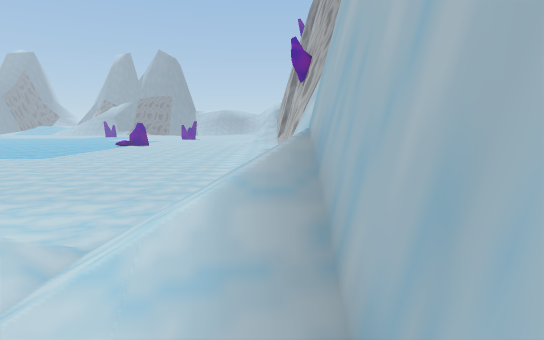
[1] (above)

24 first-person views from a walk through a Unity game level. The camera is 1.3 m above the floor, tilts 8° down and sees 80° across. The floor is counted in squares, 1 m on a side. Each view is taken from the middle of a square. On the plan, view 1 faces up. The plan holds only what a view shows up to about 14 squares ahead; the rest is blank. The place goes on beyond the plan. The player is left out.

[2]
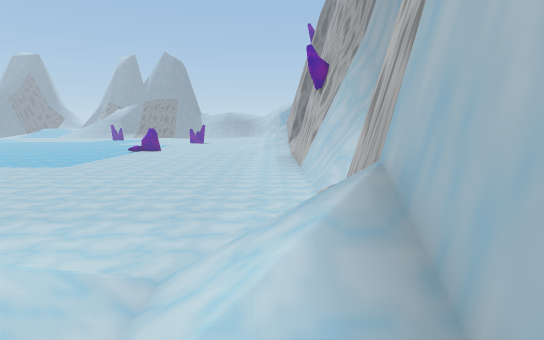

[3]
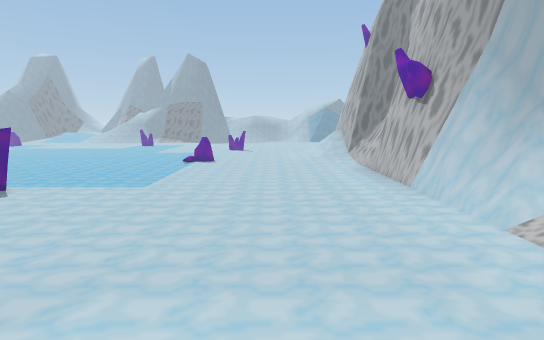

[4]
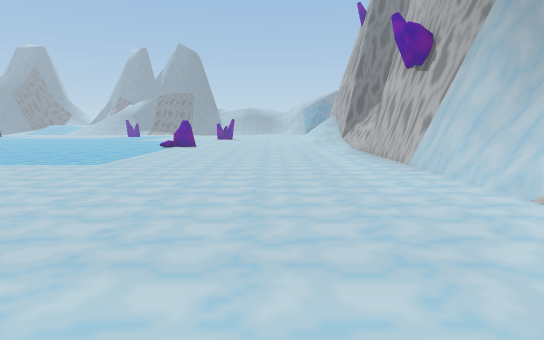

[5]
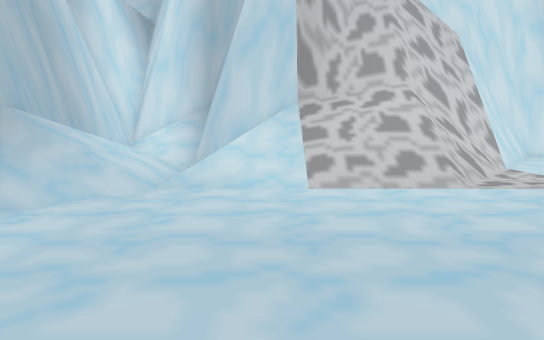

[6]
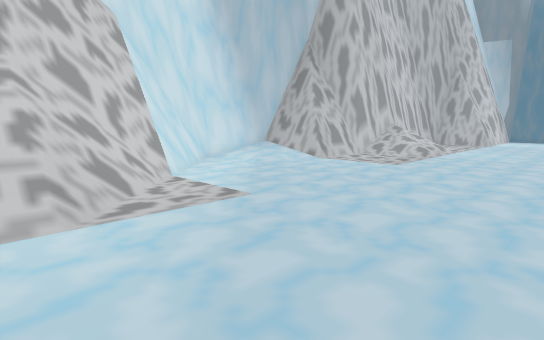

[7]
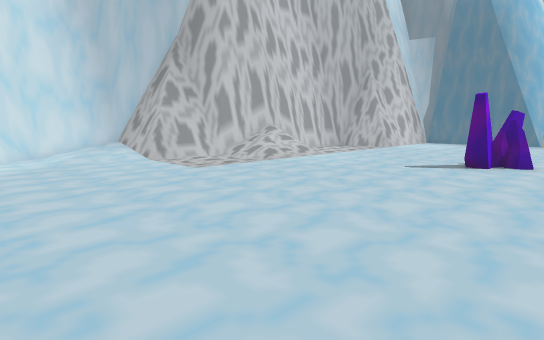

[8]
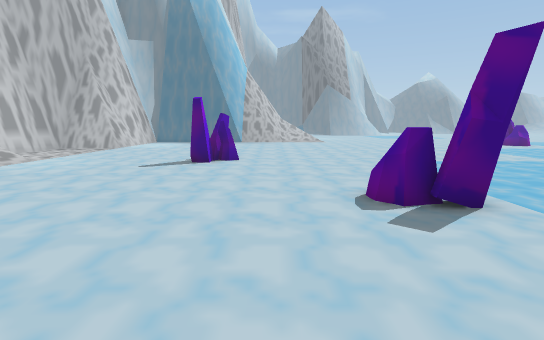

[9]
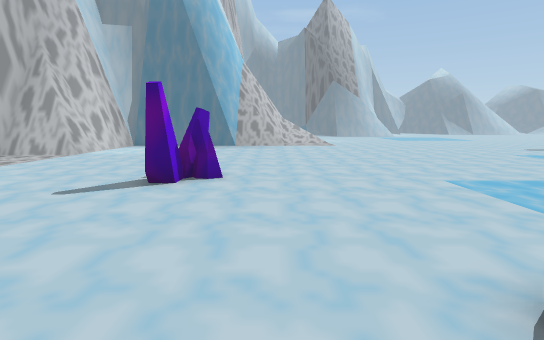

[10]
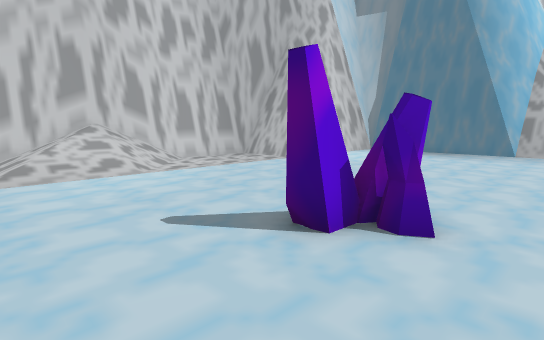

[11]
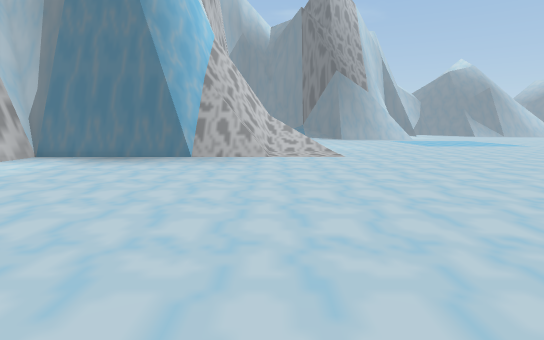

[12]
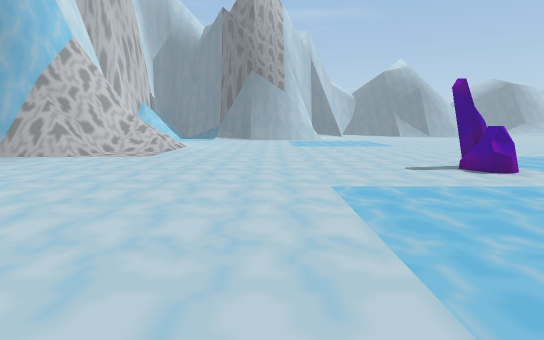

[13]
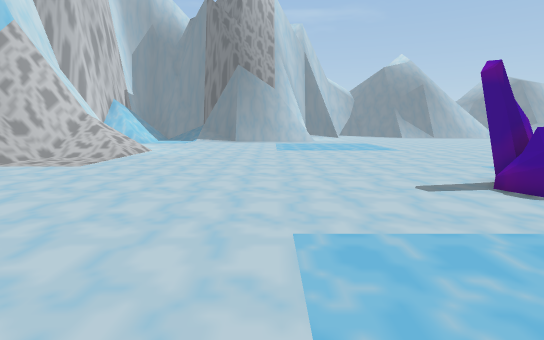

[14]
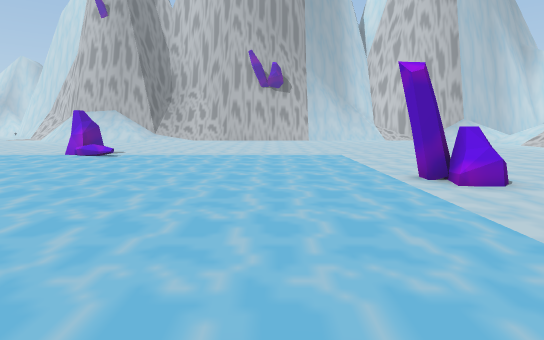

[15]
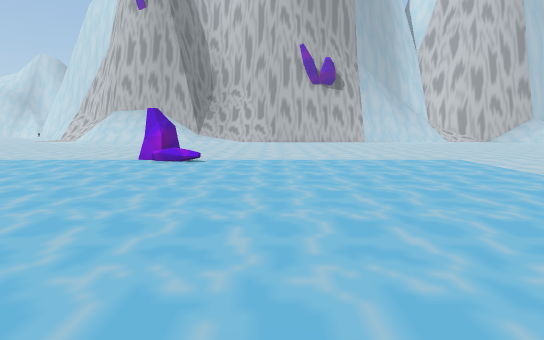

[16]
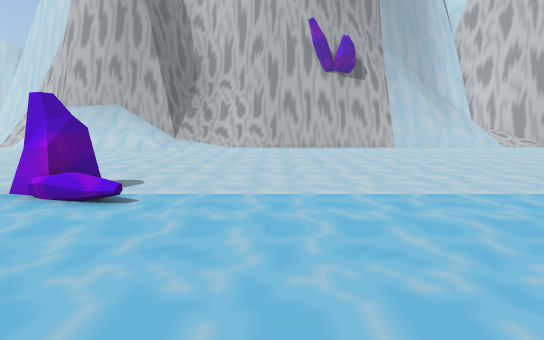

[17]
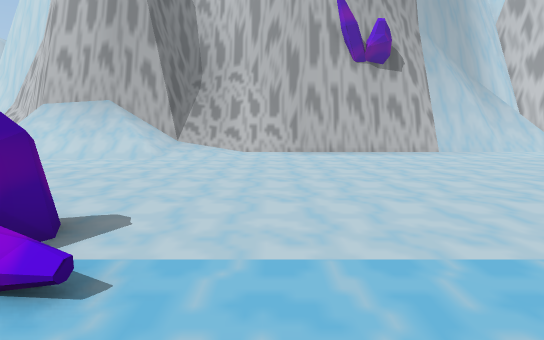

[18]
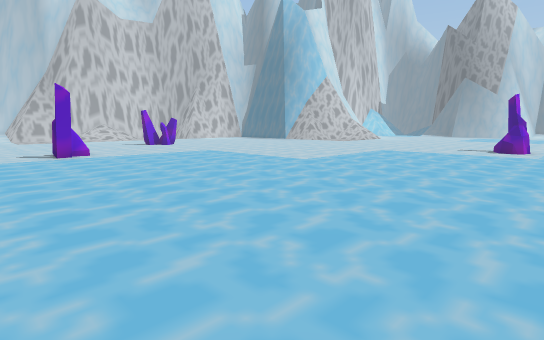

[19]
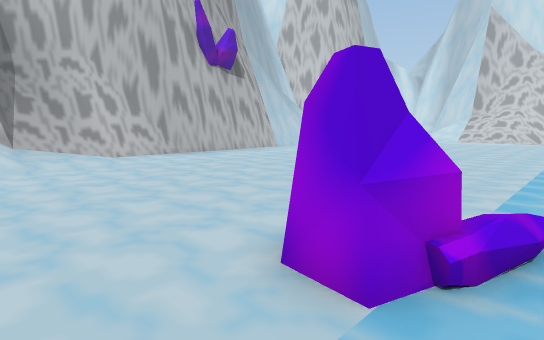

[20]
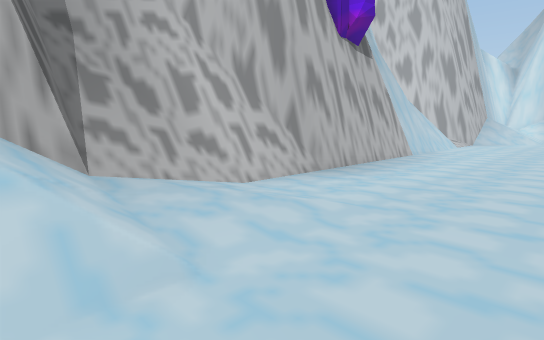

[21]
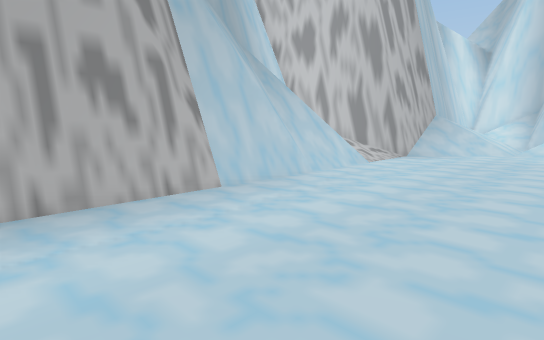

[22]
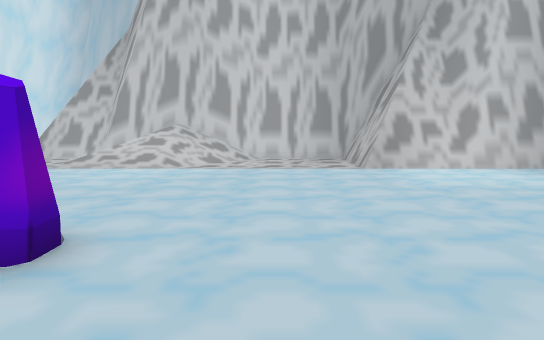

[23]
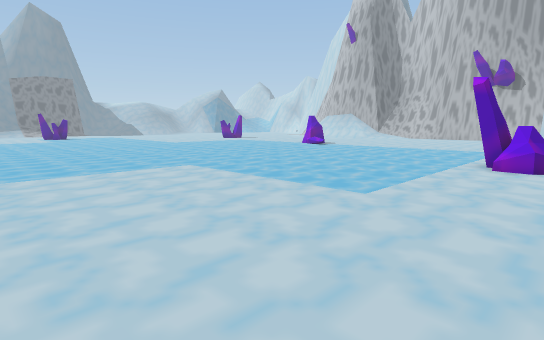

[24]
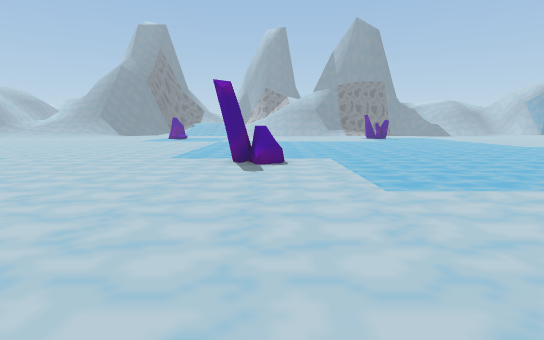

### Floor plan
Key: @ floor where view 1 was taken; # wall or solid block; x gap in a wall; . main floor; : floor 0.25 m higher than the main floor; / step, stairs or slope; = window, fence, low wall or low ledge; v drop or lower ground; C crystal; O other object.
Columns run from 41 left of view 1 to 4 right of it. Each row starts with its distance up from view 1.
 31 .......  ..............................///
 30 .......................................///#
 29 .......CC....................CC.........//#
 28 ......CCC....................CC.........:/#
 27 ..........................................#
 26 ..........................................#
 25 ..........................................#
 24 ..........................................#
 23 ..........................................#
 22 ..........................................#
 21 ..........................................#
 20 ..........................................#
 19 ..........................................#
 18 ..........................................#
 17 .......................C..................#
 16 O.....................CC..................#
 15 O.....................CC..................####
 14 ==###.....................................##v#
 13 ####=.....................................##x#
 12    #=...........C.........................#//#
 11    #=..........CCC........................// #
 10    ##............C........................//##
  9    ##...................................../##
  8     #.....................................##
  7     #..................................../#
  6     #...................................//#
  5     #..................................///#
  4     #######.....////............//////////#
  3          ##..../////...........==/////////#
  2           #...//////..........=##//// ////#
  1           #############......##########// #
  0                       ##::..###       #//@#
 -1                        #:/.##         #/  #
 -2                        #####          #####

Positions as (right, up) in squares from view 1, and headings:
1: (0, 0), facing up
2: (-1, 0), facing up
3: (-6, 2), facing up
4: (-5, 4), facing up
5: (-5, 11), facing down
6: (-8, 9), facing down-left
7: (-13, 13), facing down-left
8: (-13, 13), facing left
9: (-17, 13), facing left
10: (-21, 13), facing down-left
11: (-24, 14), facing left
12: (-24, 22), facing left
13: (-27, 23), facing left
14: (-26, 20), facing right
15: (-24, 24), facing right
16: (-18, 24), facing right
17: (-15, 25), facing right
18: (-15, 31), facing down-left
19: (-13, 31), facing down-right
20: (-5, 31), facing down-right
21: (-5, 21), facing down-right
22: (-28, 14), facing down
23: (-30, 14), facing up-right
24: (-33, 17), facing up
